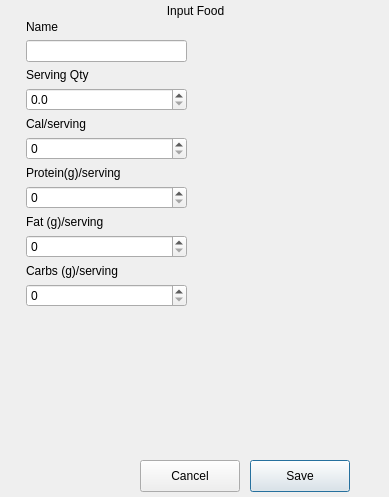
<?xml version="1.0" encoding="UTF-8"?>
<ui version="4.0">
 <class>AddFoodDialog</class>
 <widget class="QDialog" name="AddFoodDialog">
  <property name="geometry">
   <rect>
    <x>0</x>
    <y>0</y>
    <width>389</width>
    <height>497</height>
   </rect>
  </property>
  <property name="windowTitle">
   <string>Dialog</string>
  </property>
  <widget class="QLabel" name="label_8">
   <property name="geometry">
    <rect>
     <x>90</x>
     <y>-10</y>
     <width>211</width>
     <height>41</height>
    </rect>
   </property>
   <property name="text">
    <string>Input Food</string>
   </property>
   <property name="alignment">
    <set>Qt::AlignCenter</set>
   </property>
  </widget>
  <widget class="QWidget" name="layoutWidget">
   <property name="geometry">
    <rect>
     <x>20</x>
     <y>20</y>
     <width>167</width>
     <height>421</height>
    </rect>
   </property>
   <layout class="QFormLayout" name="formLayout_2">
    <item row="2" column="1">
     <widget class="QLabel" name="label_14">
      <property name="text">
       <string>Name</string>
      </property>
     </widget>
    </item>
    <item row="4" column="1">
     <widget class="QLabel" name="label_13">
      <property name="text">
       <string>Serving Qty</string>
      </property>
     </widget>
    </item>
    <item row="5" column="1">
     <widget class="QDoubleSpinBox" name="doubleSpinBox_serving">
      <property name="decimals">
       <number>1</number>
      </property>
     </widget>
    </item>
    <item row="6" column="1">
     <widget class="QLabel" name="label_12">
      <property name="text">
       <string>Cal/serving</string>
      </property>
     </widget>
    </item>
    <item row="7" column="1">
     <widget class="QSpinBox" name="spinBox_cal">
      <property name="maximum">
       <number>9999</number>
      </property>
     </widget>
    </item>
    <item row="8" column="1">
     <widget class="QLabel" name="label_11">
      <property name="text">
       <string>Protein(g)/serving</string>
      </property>
     </widget>
    </item>
    <item row="9" column="1">
     <widget class="QDoubleSpinBox" name="doubleSpinBox_protein">
      <property name="decimals">
       <number>0</number>
      </property>
     </widget>
    </item>
    <item row="10" column="1">
     <widget class="QLabel" name="label_9">
      <property name="text">
       <string>Fat (g)/serving</string>
      </property>
     </widget>
    </item>
    <item row="11" column="1">
     <widget class="QDoubleSpinBox" name="doubleSpinBox_fat">
      <property name="decimals">
       <number>0</number>
      </property>
     </widget>
    </item>
    <item row="12" column="1">
     <widget class="QLabel" name="label_10">
      <property name="text">
       <string>Carbs (g)/serving</string>
      </property>
     </widget>
    </item>
    <item row="13" column="1">
     <widget class="QDoubleSpinBox" name="doubleSpinBox_carbs">
      <property name="decimals">
       <number>0</number>
      </property>
     </widget>
    </item>
    <item row="3" column="1">
     <widget class="QLineEdit" name="nameLine"/>
    </item>
   </layout>
  </widget>
  <widget class="QPushButton" name="saveButton">
   <property name="geometry">
    <rect>
     <x>250</x>
     <y>460</y>
     <width>100</width>
     <height>32</height>
    </rect>
   </property>
   <property name="text">
    <string>Save</string>
   </property>
  </widget>
  <widget class="QPushButton" name="cancelButton">
   <property name="geometry">
    <rect>
     <x>140</x>
     <y>460</y>
     <width>100</width>
     <height>32</height>
    </rect>
   </property>
   <property name="text">
    <string>Cancel</string>
   </property>
  </widget>
 </widget>
 <resources/>
 <connections/>
</ui>
